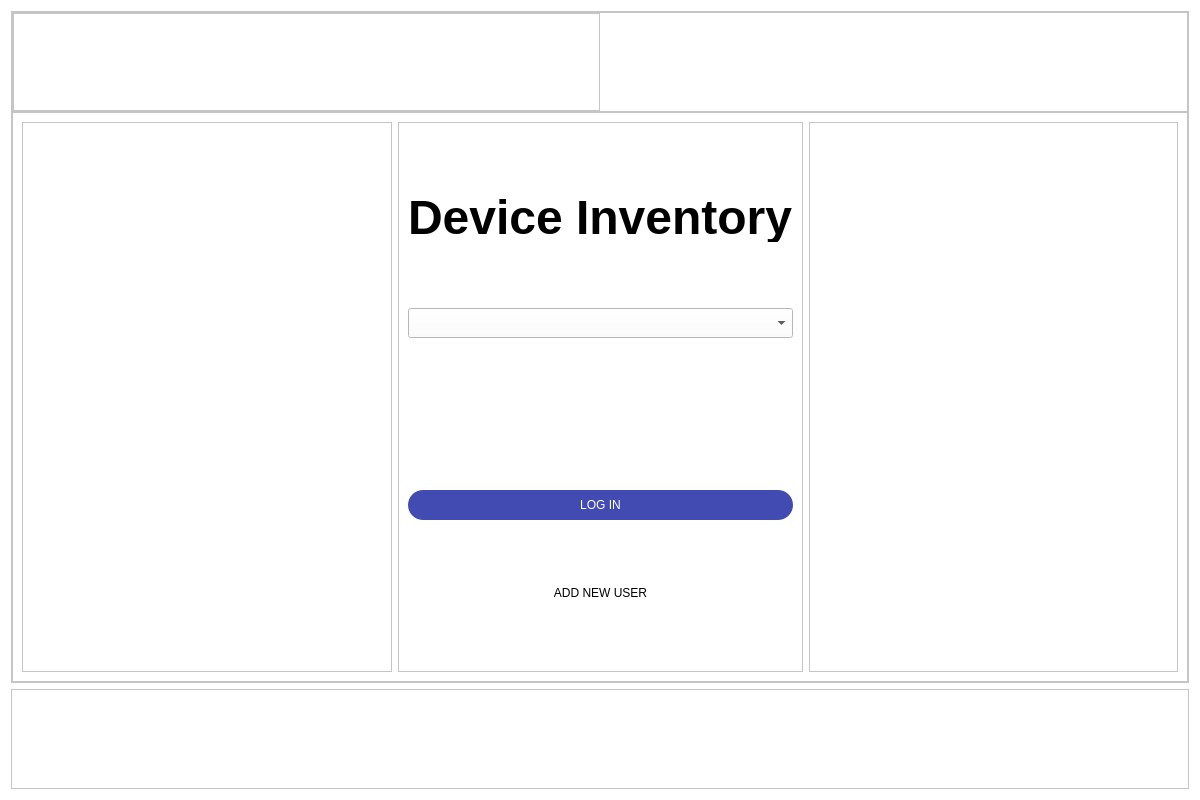
<?xml version="1.0" encoding="UTF-8"?>
<ui version="4.0">
    <class>Dialog</class>
    <widget class="QDialog" name="Dialog">
        <property name="geometry">
            <rect>
                <x>0</x>
                <y>0</y>
                <width>1200</width>
                <height>800</height>
            </rect>
        </property>
        <property name="windowTitle">
            <string>Dialog</string>
        </property>
        <property name="styleSheet">
            <string notr="true">background-color: white;</string>
        </property>
        <layout class="QVBoxLayout" name="verticalLayout">
            <item>
                <widget class="QFrame" name="body">
                    <property name="sizePolicy">
                        <sizepolicy hsizetype="Expanding" vsizetype="Preferred">
                            <horstretch>0</horstretch>
                            <verstretch>0</verstretch>
                        </sizepolicy>
                    </property>
                    <property name="frameShape">
                        <enum>QFrame::StyledPanel</enum>
                    </property>
                    <property name="frameShadow">
                        <enum>QFrame::Raised</enum>
                    </property>
                    <layout class="QVBoxLayout" name="verticalLayout_2">
                        <property name="spacing">
                            <number>0</number>
                        </property>
                        <property name="leftMargin">
                            <number>0</number>
                        </property>
                        <property name="topMargin">
                            <number>0</number>
                        </property>
                        <property name="rightMargin">
                            <number>0</number>
                        </property>
                        <property name="bottomMargin">
                            <number>0</number>
                        </property>
                        <item>
                            <widget class="QFrame" name="controls">
                                <property name="sizePolicy">
                                    <sizepolicy hsizetype="Preferred" vsizetype="Fixed">
                                        <horstretch>0</horstretch>
                                        <verstretch>0</verstretch>
                                    </sizepolicy>
                                </property>
                                <property name="minimumSize">
                                    <size>
                                        <width>0</width>
                                        <height>100</height>
                                    </size>
                                </property>
                                <property name="styleSheet">
                                    <string notr="true"/>
                                </property>
                                <property name="frameShape">
                                    <enum>QFrame::StyledPanel</enum>
                                </property>
                                <property name="frameShadow">
                                    <enum>QFrame::Raised</enum>
                                </property>
                                <layout class="QHBoxLayout" name="horizontalLayout">
                                    <property name="spacing">
                                        <number>0</number>
                                    </property>
                                    <property name="leftMargin">
                                        <number>0</number>
                                    </property>
                                    <property name="topMargin">
                                        <number>0</number>
                                    </property>
                                    <property name="rightMargin">
                                        <number>0</number>
                                    </property>
                                    <property name="bottomMargin">
                                        <number>0</number>
                                    </property>
                                    <item>
                                        <widget class="QFrame" name="frame">
                                            <property name="frameShape">
                                                <enum>QFrame::StyledPanel</enum>
                                            </property>
                                            <property name="frameShadow">
                                                <enum>QFrame::Raised</enum>
                                            </property>
                                        </widget>
                                    </item>
                                    <item alignment="Qt::AlignRight|Qt::AlignTop">
                                        <widget class="QFrame" name="frame_2">
                                            <property name="styleSheet">
                                                <string notr="true">color: white; border: none</string>
                                            </property>
                                            <property name="frameShape">
                                                <enum>QFrame::StyledPanel</enum>
                                            </property>
                                            <property name="frameShadow">
                                                <enum>QFrame::Raised</enum>
                                            </property>
                                            <layout class="QHBoxLayout" name="horizontalLayout_2">
                                                <property name="leftMargin">
                                                    <number>0</number>
                                                </property>
                                                <property name="topMargin">
                                                    <number>0</number>
                                                </property>
                                                <property name="rightMargin">
                                                    <number>0</number>
                                                </property>
                                                <property name="bottomMargin">
                                                    <number>0</number>
                                                </property>
                                                <item>
                                                    <widget class="QPushButton" name="to_dock">
                                                        <property name="sizePolicy">
                                                            <sizepolicy hsizetype="Fixed" vsizetype="Fixed">
                                                                <horstretch>0</horstretch>
                                                                <verstretch>0</verstretch>
                                                            </sizepolicy>
                                                        </property>
                                                        <property name="minimumSize">
                                                            <size>
                                                                <width>16</width>
                                                                <height>16</height>
                                                            </size>
                                                        </property>
                                                        <property name="styleSheet">
                                                            <string notr="true"/>
                                                        </property>
                                                        <property name="text">
                                                            <string/>
                                                        </property>
                                                        <property name="icon">
                                                            <iconset resource="icons.qrc">
                                                                <normaloff>:/icons/icons/arrow-down-left.svg</normaloff>
                                                                :/icons/icons/arrow-down-left.svg
                                                            </iconset>
                                                        </property>
                                                    </widget>
                                                </item>
                                                <item>
                                                    <widget class="QPushButton" name="minimize">
                                                        <property name="sizePolicy">
                                                            <sizepolicy hsizetype="Fixed" vsizetype="Fixed">
                                                                <horstretch>0</horstretch>
                                                                <verstretch>0</verstretch>
                                                            </sizepolicy>
                                                        </property>
                                                        <property name="minimumSize">
                                                            <size>
                                                                <width>16</width>
                                                                <height>16</height>
                                                            </size>
                                                        </property>
                                                        <property name="text">
                                                            <string/>
                                                        </property>
                                                        <property name="icon">
                                                            <iconset resource="icons.qrc">
                                                                <normaloff>:/icons/icons/minimize-2.svg</normaloff>
                                                                :/icons/icons/minimize-2.svg
                                                            </iconset>
                                                        </property>
                                                    </widget>
                                                </item>
                                                <item alignment="Qt::AlignRight|Qt::AlignTop">
                                                    <widget class="QPushButton" name="close">
                                                        <property name="sizePolicy">
                                                            <sizepolicy hsizetype="Fixed" vsizetype="Fixed">
                                                                <horstretch>0</horstretch>
                                                                <verstretch>0</verstretch>
                                                            </sizepolicy>
                                                        </property>
                                                        <property name="minimumSize">
                                                            <size>
                                                                <width>16</width>
                                                                <height>16</height>
                                                            </size>
                                                        </property>
                                                        <property name="text">
                                                            <string/>
                                                        </property>
                                                        <property name="icon">
                                                            <iconset resource="icons.qrc">
                                                                <normaloff>:/icons/icons/x.svg</normaloff>
                                                                :/icons/icons/x.svg
                                                            </iconset>
                                                        </property>
                                                    </widget>
                                                </item>
                                            </layout>
                                        </widget>
                                    </item>
                                </layout>
                            </widget>
                        </item>
                        <item>
                            <widget class="QFrame" name="content">
                                <property name="frameShape">
                                    <enum>QFrame::StyledPanel</enum>
                                </property>
                                <property name="frameShadow">
                                    <enum>QFrame::Raised</enum>
                                </property>
                                <layout class="QHBoxLayout" name="horizontalLayout_3">
                                    <item>
                                        <widget class="QFrame" name="frame_5">
                                            <property name="frameShape">
                                                <enum>QFrame::StyledPanel</enum>
                                            </property>
                                            <property name="frameShadow">
                                                <enum>QFrame::Raised</enum>
                                            </property>
                                        </widget>
                                    </item>
                                    <item>
                                        <widget class="QFrame" name="frame_3">
                                            <property name="frameShape">
                                                <enum>QFrame::StyledPanel</enum>
                                            </property>
                                            <property name="frameShadow">
                                                <enum>QFrame::Raised</enum>
                                            </property>
                                            <layout class="QVBoxLayout" name="verticalLayout_3">
                                                <item>
                                                    <widget class="QLabel" name="title">
                                                        <property name="sizePolicy">
                                                            <sizepolicy hsizetype="Preferred" vsizetype="Minimum">
                                                                <horstretch>0</horstretch>
                                                                <verstretch>0</verstretch>
                                                            </sizepolicy>
                                                        </property>
                                                        <property name="minimumSize">
                                                            <size>
                                                                <width>0</width>
                                                                <height>50</height>
                                                            </size>
                                                        </property>
                                                        <property name="maximumSize">
                                                            <size>
                                                                <width>16777215</width>
                                                                <height>50</height>
                                                            </size>
                                                        </property>
                                                        <property name="font">
                                                            <font>
                                                                <pointsize>36</pointsize>
                                                                <weight>75</weight>
                                                                <bold>true</bold>
                                                            </font>
                                                        </property>
                                                        <property name="text">
                                                            <string>Device Inventory</string>
                                                        </property>
                                                    </widget>
                                                </item>
                                                <item>
                                                    <widget class="QComboBox" name="user_picker">
                                                        <property name="minimumSize">
                                                            <size>
                                                                <width>0</width>
                                                                <height>30</height>
                                                            </size>
                                                        </property>
                                                    </widget>
                                                </item>
                                                <item>
                                                    <widget class="QLabel" name="error_text">
                                                        <property name="sizePolicy">
                                                            <sizepolicy hsizetype="Minimum" vsizetype="Minimum">
                                                                <horstretch>0</horstretch>
                                                                <verstretch>0</verstretch>
                                                            </sizepolicy>
                                                        </property>
                                                        <property name="minimumSize">
                                                            <size>
                                                                <width>0</width>
                                                                <height>20</height>
                                                            </size>
                                                        </property>
                                                        <property name="maximumSize">
                                                            <size>
                                                                <width>16777215</width>
                                                                <height>20</height>
                                                            </size>
                                                        </property>
                                                        <property name="styleSheet">
                                                            <string notr="true">color: red</string>
                                                        </property>
                                                        <property name="text">
                                                            <string/>
                                                        </property>
                                                    </widget>
                                                </item>
                                                <item>
                                                    <widget class="QPushButton" name="login_button">
                                                        <property name="minimumSize">
                                                            <size>
                                                                <width>0</width>
                                                                <height>30</height>
                                                            </size>
                                                        </property>
                                                        <property name="cursor">
                                                            <cursorShape>PointingHandCursor</cursorShape>
                                                        </property>
                                                        <property name="styleSheet">
                                                            <string notr="true">border-radius : 15; border: 2 px solid
                                                                black;
                                                                background-color :
                                                                #414BB2; color: white
                                                            </string>
                                                        </property>
                                                        <property name="text">
                                                            <string>LOG IN</string>
                                                        </property>
                                                    </widget>
                                                </item>
                                                <item>
                                                    <widget class="QPushButton" name="add_new_user_button">
                                                        <property name="cursor">
                                                            <cursorShape>PointingHandCursor</cursorShape>
                                                        </property>
                                                        <property name="styleSheet">
                                                            <string notr="true">border: none</string>
                                                        </property>
                                                        <property name="text">
                                                            <string>ADD NEW USER</string>
                                                        </property>
                                                    </widget>
                                                </item>
                                            </layout>
                                        </widget>
                                    </item>
                                    <item>
                                        <widget class="QFrame" name="frame_4">
                                            <property name="frameShape">
                                                <enum>QFrame::StyledPanel</enum>
                                            </property>
                                            <property name="frameShadow">
                                                <enum>QFrame::Raised</enum>
                                            </property>
                                        </widget>
                                    </item>
                                </layout>
                            </widget>
                        </item>
                    </layout>
                </widget>
            </item>
            <item>
                <widget class="QFrame" name="footer">
                    <property name="sizePolicy">
                        <sizepolicy hsizetype="Minimum" vsizetype="Fixed">
                            <horstretch>0</horstretch>
                            <verstretch>0</verstretch>
                        </sizepolicy>
                    </property>
                    <property name="minimumSize">
                        <size>
                            <width>0</width>
                            <height>100</height>
                        </size>
                    </property>
                    <property name="frameShape">
                        <enum>QFrame::StyledPanel</enum>
                    </property>
                    <property name="frameShadow">
                        <enum>QFrame::Raised</enum>
                    </property>
                </widget>
            </item>
        </layout>
    </widget>
    <resources>
        <include location="icons.qrc"/>
    </resources>
    <connections/>
</ui>
